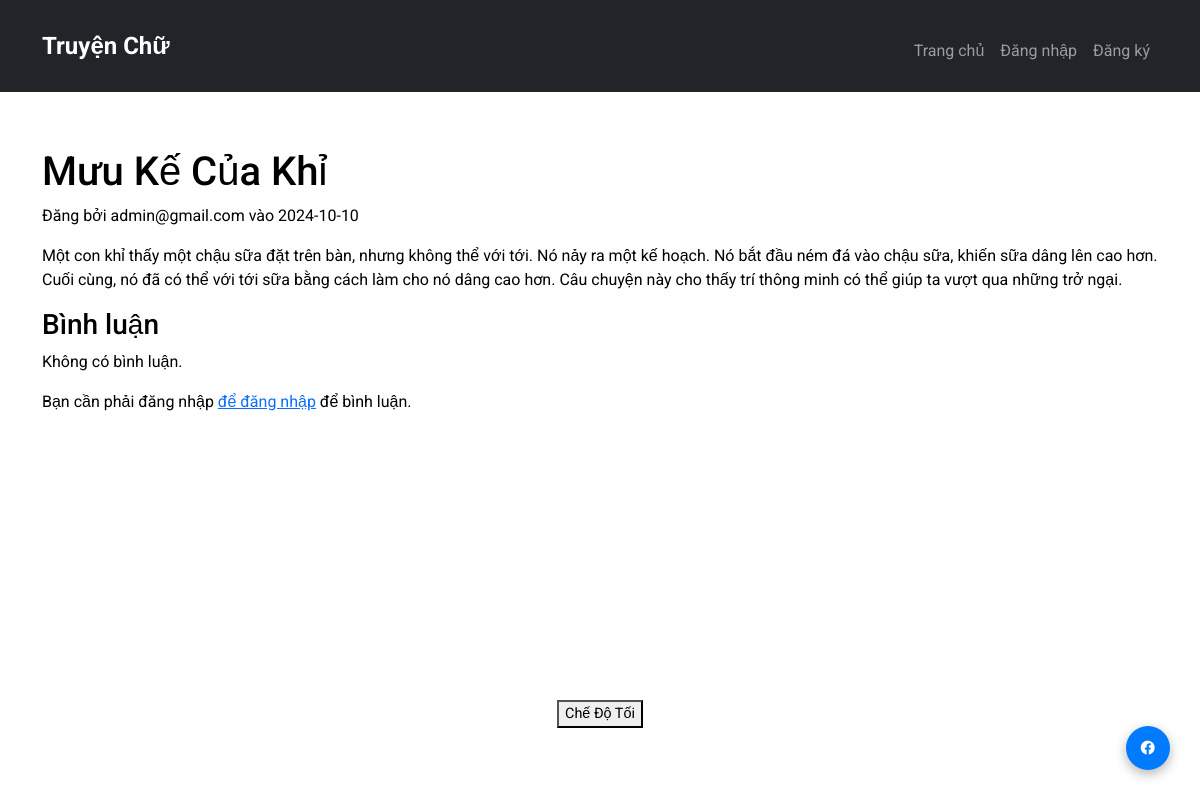
The page /story/4 on the database as committed earlier.
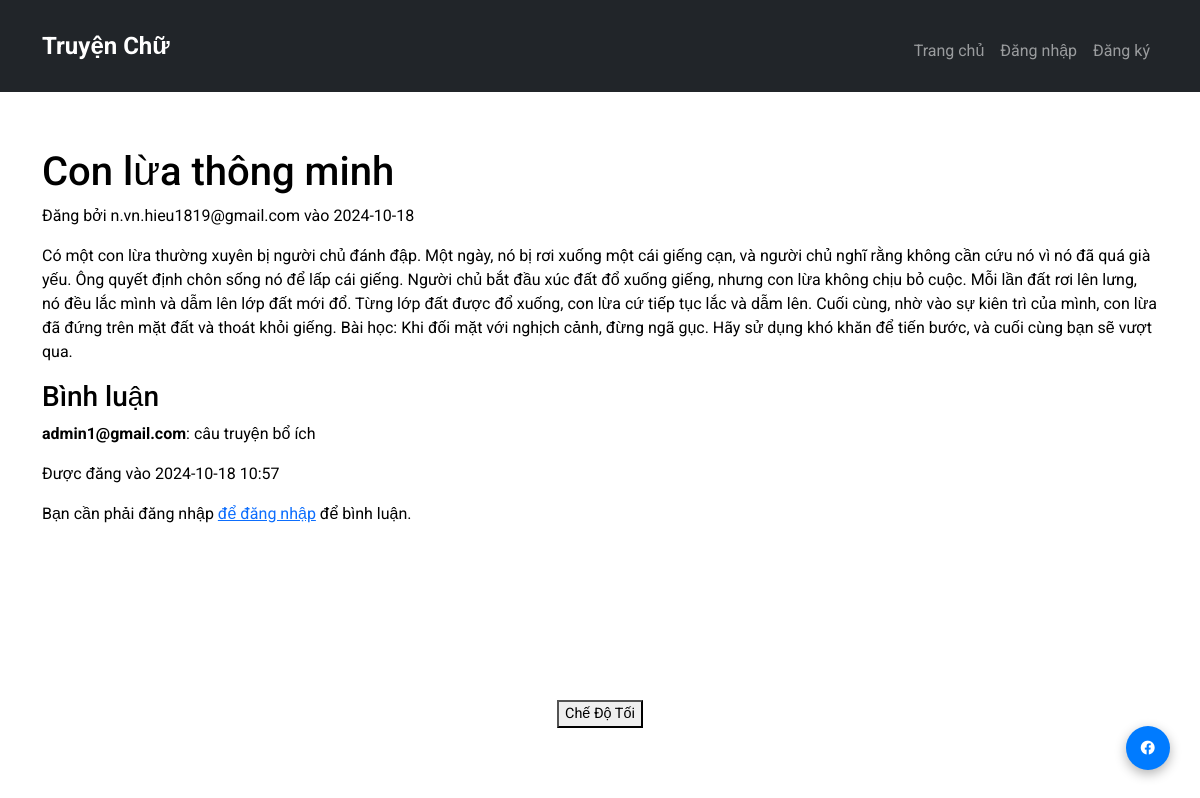
The same page on the database as committed later.
### app/models.py (models this page shows, shortened)
class Story(db.Model):
    __tablename__ = 'story'
    story_id = db.Column(db.Integer, primary_key=True)
    title = db.Column(db.String(200), nullable=False)
    content = db.Column(db.Text, nullable=False)
    user_id = db.Column(db.Integer, db.ForeignKey('user.user_id'), nullable=False)
    date_posted = db.Column(db.DateTime, default=datetime.utcnow)
    author = db.relationship('User', back_populates='stories')  # Sử dụng 'author' thay cho 'user'
    comments = db.relationship('Comment', back_populates='story', cascade='all, delete-orphan')

class User(db.Model):
    __tablename__ = 'user'  # Đặt tên bảng rõ ràng
    user_id = db.Column(db.Integer, primary_key=True)
    email = db.Column(db.String(100), nullable=False, unique=True)
    password_hash = db.Column(db.String(128), nullable=False)  # Mã hóa mật khẩu
    is_active = db.Column(db.Boolean, default=True)  # Trạng thái tài khoản
    stories = db.relationship('Story', back_populates='author', cascade='all, delete-orphan')
    comments = db.relationship('Comment', back_populates='author', cascade='all, delete-orphan')

class Comment(db.Model):
    __tablename__ = 'comment'  # Đặt tên bảng rõ ràng
    comment_id = db.Column(db.Integer, primary_key=True)
    content = db.Column(db.Text, nullable=False)
    story_id = db.Column(db.Integer, db.ForeignKey('story.story_id'), nullable=False)
    user_id = db.Column(db.Integer, db.ForeignKey('user.user_id'), nullable=False)
    date_posted = db.Column(db.DateTime, default=datetime.utcnow)
    story = db.relationship('Story', back_populates='comments')
    author = db.relationship('User', back_populates='comments')

### app/routes.py (the view)
@main.route("/story/<int:story_id>")
def story_detail(story_id):
    story = Story.query.get_or_404(story_id)
    comments = Comment.query.filter_by(story_id=story_id).all()
    return render_template("story_detail.html", story=story, comments=comments)

### app/templates/story_detail.html (shortened to what this page needs)
{% extends "base.html" %}
{% block content %}
<h1>{{ story.title }}</h1>
<p>Đăng bởi {{ story.author.email }} vào {{ story.date_posted.strftime('%Y-%m-%d') }}</p>
<p>{{ story.content }}</p>
<h3>Bình luận</h3>
{% for comment in comments %}
    <div class="comment">
        <p><strong>{{ comment.author.email }}</strong>: {{ comment.content }}</p>
        <p>Được đăng vào {{ comment.date_posted.strftime('%Y-%m-%d %H:%M') }}</p>
    </div>
{% else %}
    <p>Không có bình luận.</p>
{% endfor %}
{% if 'user' in session %}
<h4>Thêm bình luận:</h4>
<form method="POST" action="{{ url_for('main.add_comment', story_id=story.story_id) }}">
    <textarea name="content" required></textarea>
    <button type="submit">Đăng</button>
</form>
{% else %}
<p>Bạn cần phải đăng nhập <a href="{{ url_for('main.login') }}">để đăng nhập</a> để bình luận.</p>
{% endif %}
{% endblock %}

Rows that differ between the two databases and show on the page:
changed Story: title "Mưu Kế Của Khỉ" → "Con lừa thông minh"; date_posted "2024-10-10" → "2024-10-18"; content "Một con khỉ thấy một chậu sữa đặt trên bàn, nhưng không thể với tới. Nó nảy ra một kế hoạch. Nó bắt đầu ném đá vào chậu sữa, khiến sữa dâng lên cao hơn. Cuối cùng, nó đã có thể với tới sữa bằng cách làm cho nó dâng cao hơn. Câu chuyện này cho thấy trí thông minh có thể giúp ta vượt qua những trở ngại." → "Có một con lừa thường xuyên bị người chủ đánh đập. Một ngày, nó bị rơi xuống một cái giếng cạn, và người chủ nghĩ rằng không cần cứu nó vì nó đã quá già yếu. Ông quyết định chôn sống nó để lấp cái giếng. Người chủ bắt đầu xúc đất đổ xuống giếng, nhưng con lừa không chịu bỏ cuộc. Mỗi lần đất rơi lên lưng, nó đều lắc mình và dẫm lên lớp đất mới đổ. Từng lớp đất được đổ xuống, con lừa cứ tiếp tục lắc và dẫm lên. Cuối cùng, nhờ vào sự kiên trì của mình, con lừa đã đứng trên mặt đất và thoát khỏi giếng. Bài học: Khi đối mặt với nghịch cảnh, đừng ngã gục. Hãy sử dụng khó khăn để tiến bước, và cuối cùng bạn sẽ vượt qua."
changed User: author.email "admin@gmail.com" → "n.vn.hieu1819@gmail.com"
added Comment: author.email "admin1@gmail.com", content "câu truyện bổ ích", date_posted "2024-10-18 10:57"
Other text that changed with them:
text no longer shown: "Không có bình luận."
